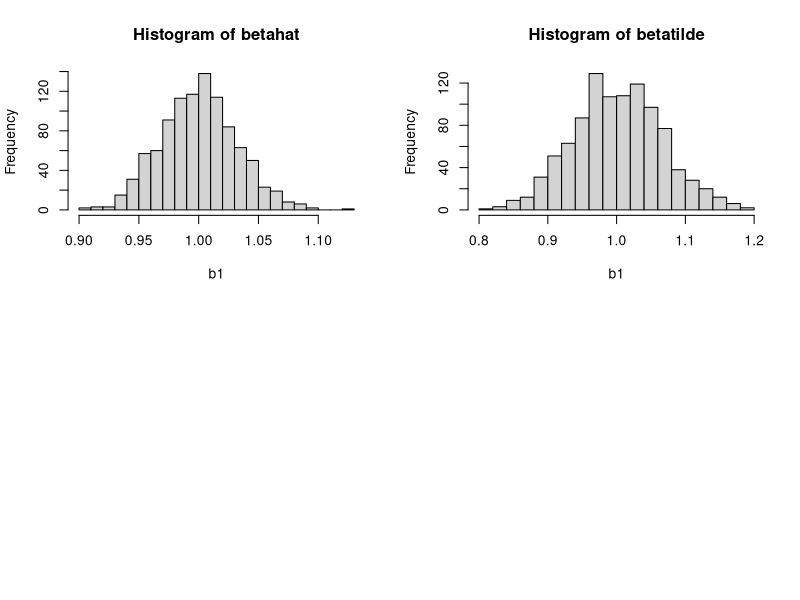

R code for this plot:
#### Group Matrix ####

# Remove all variables in environment
rm(list = ls())
#Set working directory
#setwd("/Users/hoikwan/Documents/University /MSc/Modules/ECON61001 Econometric Methods/Assessment/Problem Assignments/PA2")

#### Q1. ####

Data <- read.csv('wage.csv')

#### Q2. ####

educbar <- mean(Data$educ) 

#### Q3. ####
w12 <-  mean(Data$wage[Data$educ==12])

w13 <- mean(Data$wage[Data$educ==13])

#### Q4. ####
alpha1 <-(w13-w12)/w12 *100 

#### Q5. ####
reg1 <- lm(log(wage) ~ educ, data=Data)

beta0 <- reg1$coefficients[[1]] #intercept

beta1 <- reg1$coefficients[[2]] #slope parameter


#### Q6. ####
# Remove individuals with no education i.e. obs = 2
Data_New = Data[-row(Data) [Data$educ == 0],]



#### Q7. ####
reg2 <- lm(log(wage) ~ log(educ), data = Data_New)

delta0 <-  reg2$coefficients[[1]]

delta1 <- reg2$coefficients[[2]]


#### Q8.####
set.seed(123)
b0 = 1 # Population intercept
b1 = -3 # Population slope

#OLS function
ols<-function(y,x){
  ones <- rep(1,length(x))
  X = matrix(c(ones, x), ncol = 2)
  beta = solve(t(X) %*% X) %*% t(X) %*% as.matrix(y)
  return(beta)
}

# Computing 1000 realisations of OLS coefficients
beta<-matrix(0,2,1000)
for (i in 1:1000){
  set.seed(i)
  x <-rnorm(526,5,4)
  u = rnorm(526,0,0.5)
  y = b0 + b1*x + u
  beta[,i]<-ols(y,x)
}

#### Q9. ####
x <-  Data$educ

#### Q10. ####
b0 <- beta0 #intercept

b1 <- beta1 #slope parameter


#### Q11. ####
# simulate 1000 new realisations and save the estimated coefficients for all of them
beta<-matrix(0,2,1000)
for (i in 1:1000){
  set.seed(i)
  u = rnorm(526,0,10)
  y = b0 + b1*x + u
  beta[,i]<-ols(y,x)
}


#### Q12. ####   
c <- c(mean(beta[1,]), mean(beta[2,]))


#### Q13. ####
betahat <-matrix(0,2,1000)
for (i in 1:1000){
  set.seed(i)
  u = rnorm(1000,0,10)
  x = rnorm(1000,5,10)
  y = x + u
  betahat[,i]<- ols(y,x)
}

betatilde <-matrix(0,2,1000)
for (i in 1:1000){
  set.seed(i)
  u = rnorm(1000,0,10)
  x = rnorm(1000,5,10 )
  y = x + u
  betatilde[,i]<- mean(y)/mean(x)
}

betamatr<- matrix(c(betahat, betatilde), ncol = 2)


#### Q14. ####
var1 <-  var(betahat[2,])
var2 <-  var(betatilde[2,])


# Histogram of betahat and betatilde
par(mfrow=c(2,2))
hist(betahat[2,], breaks = 20, xlab = 'b1',main = 'Histogram of betahat')
hist(betatilde[2,], breaks = 20, xlab = 'b1',main = 'Histogram of betatilde')

#### Q15. ####
eff <-"OLS"

